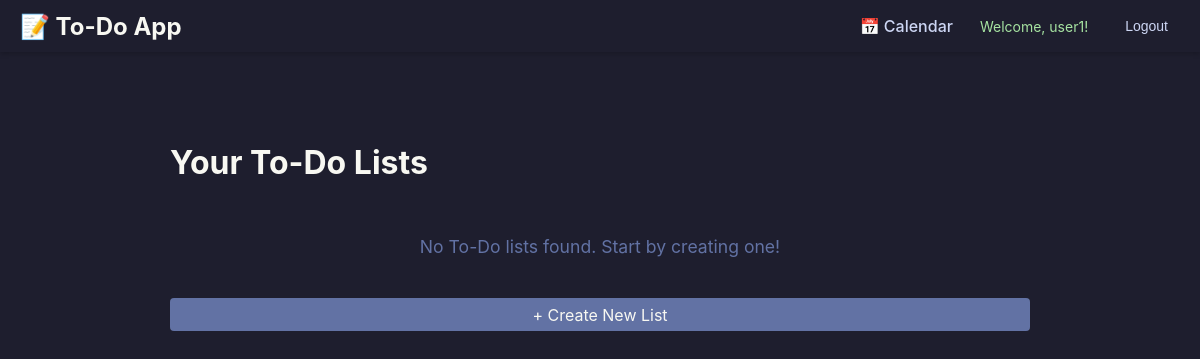
/todo/lists/ (signed in), run on an earlier commit of the app's database.
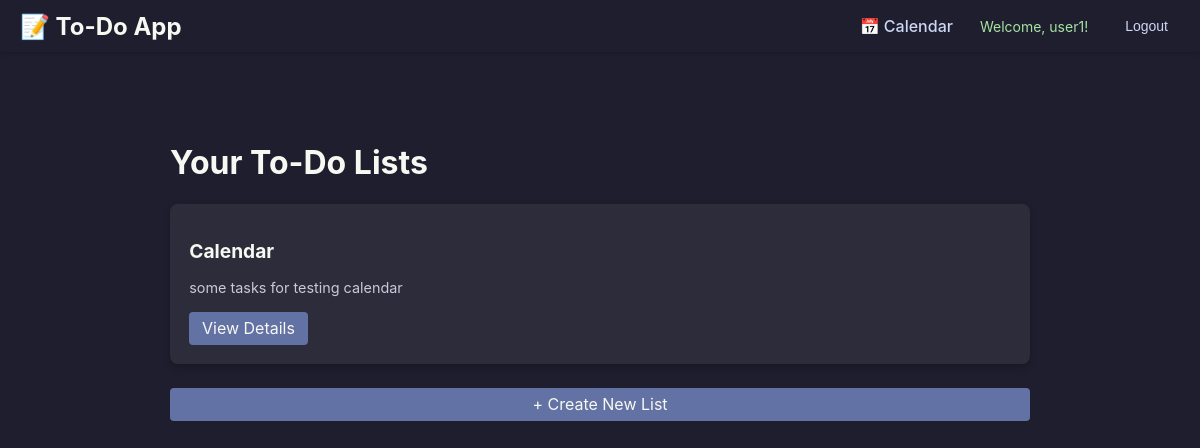
And on a later commit of the database.
### tasks/models.py (models this page shows, shortened)
class ToDoList(models.Model):
    user = models.ForeignKey(User, on_delete=models.CASCADE, related_name='todo_lists')
    name = models.CharField(max_length=200)
    description = models.TextField(blank=True)
    created_at = models.DateTimeField(auto_now_add=True)
    class Meta:
        ordering = ['-created_at']

### tasks/views.py (the view)
# urls.py: path('lists/', ToDoListView.as_view(), name='todolist-list'),
class ToDoListView(View):
    def get(self, request):
        if not request.user.is_authenticated:
            return render(request,
                          'tasks/todolist.html',
                          {'todolists': None})
        todolists = ToDoList.objects.filter(user=request.user)
        return render(request, 'tasks/todolist.html', {'todolists': todolists})

### tasks/templates/tasks/todolist.html (shortened to what this page needs)
{% extends 'base.html' %}
{% block content %}
  <div class="container">
    {% if user.is_authenticated %}
    <h1 class="title">Your To-Do Lists</h1>
    <div class="list-container">
      {% for todolist in todolists %}
        <div class="list-card">
          <h2 class="list-title">{{ todolist.name }}</h2>
          <p class="list-description">{{ todolist.description }}</p>
          <a href="{% url 'todolist-detail' todolist.id %}" class="btn">View Details</a>
        </div>
      {% empty %}
        <p class="no-items">No To-Do lists found. Start by creating one!</p>
      {% endfor %}
    </div>
    <a href="{% url 'todolist-create' %}" class="btn create-btn">+ Create New List</a>
    {% else %}
      <div class="auth-message">
        <h2>Please Log In to Access Your To-Do Lists</h2>
        <a href="{% url 'accounts:login' %}" class="btn login-btn">Log In</a>
      </div>
    {% endif %}
  </div>
{% endblock %}

What changed in the data, as far as the page shows it:
added ToDoList: name "Calendar", description "some tasks for testing calendar"
Also different on the page:
text no longer shown: "No To-Do lists found. Start by creating one!"
